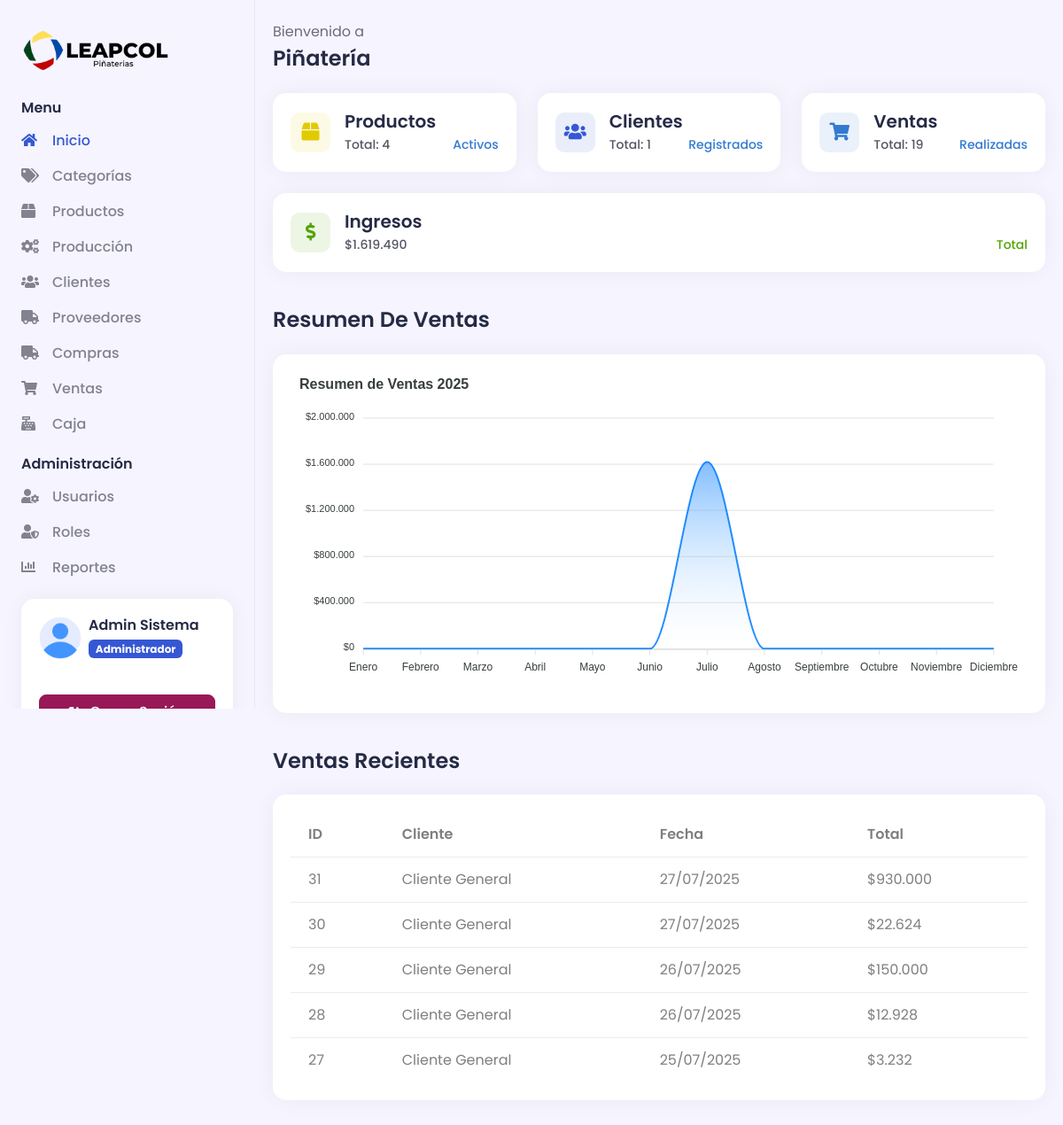
The app's page /dashboard (signed in) with its own data.
### tables this page shows
CREATE TABLE `ventas` (
  `id` int(11) NOT NULL,
  `cliente_id` int(11) DEFAULT NULL,
  `fecha_venta` datetime NOT NULL,
  `subtotal` decimal(10,2) NOT NULL DEFAULT 0.00,
  `impuestos` decimal(10,2) NOT NULL DEFAULT 0.00,
  `descuentos` decimal(10,2) NOT NULL DEFAULT 0.00,
  `total` decimal(10,2) NOT NULL DEFAULT 0.00,
  `pago_con` decimal(10,2) DEFAULT NULL,
  `cambio` decimal(10,2) DEFAULT NULL,
  `costo_total` decimal(10,2) NOT NULL DEFAULT 0.00,
  `ganancia` decimal(10,2) NOT NULL DEFAULT 0.00,
  `metodo_pago` tinyint(1) NOT NULL DEFAULT 1,
  `estado` tinyint(1) NOT NULL DEFAULT 1 COMMENT '1=Completada, 0=Anulada',
  `observaciones` text DEFAULT NULL,
  `usuario_id` int(11) NOT NULL,
  `fecha_creacion` datetime NOT NULL DEFAULT current_timestamp()
);

### Libraries/Core/Views.php (called while the page is built)
<?php
class Views
{
    public function getView($controller, $view, $data = "")
    {
        $controller = get_class($controller);
        if ($controller == "Home") {
            $view = "Views/" . $view . ".php";
        } else {
            $view = "Views/" . $controller . "/" . $view . ".php";
        }
        require_once $view;
    }
}

### Controllers/Dashboard.php (called while the page is built, shortened)
<?php
class Dashboard extends AuthController
{
    public function __construct()
    {
        $this->model = new DashboardModel();
    }
    public function index()
    {
        $data['page_tag'] = "Dashboard - " . NOMBRE_EMPRESA;
        $data['page_title'] = "Dashboard";
        $data['page_name'] = "dashboard";
        $data['totalProductos'] = $this->model->getTotalProductos();
        $data['totalClientes'] = $this->model->getTotalClientes();
        $data['totalVentas'] = $this->model->getTotalVentas();
        $data['totalIngresos'] = $this->model->getTotalIngresos();
        $data['ventasRecientes'] = $this->model->getVentasRecientes();
        $data['ventasPorMes'] = $this->model->getVentasPorMes();
        $this->views->getView($this, "dashboard", $data);
    }
}

### index.php (called while the page is built, shortened)
<?php
    $app = new Load();

### Libraries/Core/Mysql.php (called while the page is built, shortened)
<?php
class Mysql extends Conexion
{
    private $conexion;
    public function __construct()
    {
        $this->conexion = new Conexion();
        $this->conexion = $this->conexion->conect();
    }
    public function select_all(string $query, array $arrValues = [])
    {
        try {
            $this->strquery = $query;
            $this->arrValues = $arrValues;
            $result = $this->conexion->prepare($this->strquery);
            $result->execute($this->arrValues);
            $data = $result->fetchall(PDO::FETCH_ASSOC);
            return $data;
        } catch (PDOException $e) {
            error_log("Error en select_all: " . $e->getMessage());
            return [];
        }
    }
}

### Libraries/Core/Conexion.php (called while the page is built)
<?php
class Conexion
{
    private $conect;
    public function __construct()
    {
        $connectionString = "mysql:host=" . DB_HOST . ";dbname=" . DB_NAME . ";charset=" . DB_CHARSET;
        try {
            $this->conect = new PDO($connectionString, DB_USER, DB_PASSWORD);
            $this->conect->setAttribute(PDO::ATTR_ERRMODE, PDO::ERRMODE_EXCEPTION);
        } catch (PDOException $e) {
            error_log("Error de conexión a la base de datos: " . $e->getMessage());
            throw new Exception("Error de conexión a la base de datos. Por favor, contacte al administrador.");
        }
    }
    public function conect()
    {
        return $this->conect;
    }
}

### Models/DashboardModel.php (called while the page is built, shortened)
<?php
class DashboardModel extends Mysql
{
    public function getVentasRecientes()
    {
        $sql = "SELECT v.id,
                       COALESCE(CONCAT(c.nombre, ' ', c.apellido), 'Cliente General') as cliente,
                       v.fecha_venta,
                       v.total
                FROM ventas v
                LEFT JOIN clientes c ON v.cliente_id = c.id
                WHERE v.estado = 1
                ORDER BY v.fecha_venta DESC
                LIMIT 5";
        return $this->select_all($sql);
    }
}

### Views/Dashboard/dashboard.php (the view, shortened to what this page needs)
<div class="d2c_main px-0 px-md-2 py-4">
    <div class="container-fluid">
        <p class="mb-1">Bienvenido a</p>
        <h4 class="mb-4 text-capitalize"><?= NOMBRE_EMPRESA ?></h4>
        <div class="row">
            <div class="col mb-4">
                <div class="card d2c_currency_card_wrapper animate__animated animate__fadeInUp">
                    <div class="card-body d-flex align-items-center">
                        <div>
                            <div class="d2c_coin_icon_wrapper bg-warning text-warning bg-opacity-10 d-flex align-items-center justify-content-center me-3">
                                <i class="fas fa-box"></i>
                            </div>
                        </div>
                        <div class="w-100">
                            <h5 class="mb-1">Productos</h5>
                            <div class="d-flex justify-content-between">
                                <p class="mb-0">Total: <?= $data['totalProductos'] ?></p>
                                <p class="mb-0 text-info">Activos</p>
                            </div>
                        </div>
                    </div>
                </div>
            </div>
            <div class="col mb-4">
                <div class="card d2c_currency_card_wrapper animate__animated animate__fadeInUp">
                    <div class="card-body d-flex align-items-center">
                        <div>
                            <div class="d2c_coin_icon_wrapper bg-primary text-primary bg-opacity-10 d-flex align-items-center justify-content-center me-3">
                                <i class="fas fa-users"></i>
                            </div>
                        </div>
                        <div class="w-100">
                            <h5 class="mb-1">Clientes</h5>
                            <div class="d-flex justify-content-between">
                                <p class="mb-0">Total: <?= $data['totalClientes'] ?></p>
                                <p class="mb-0 text-info">Registrados</p>
                            </div>
                        </div>
                    </div>
                </div>
            </div>
            <div class="col mb-4">
                <div class="card d2c_currency_card_wrapper animate__animated animate__fadeInUp">
                    <div class="card-body d-flex align-items-center">
                        <div>
                            <div class="d2c_coin_icon_wrapper bg-info text-info bg-opacity-10 d-flex align-items-center justify-content-center me-3">
                                <i class="fas fa-shopping-cart"></i>
                            </div>
                        </div>
                        <div class="w-100">
                            <h5 class="mb-1">Ventas</h5>
                            <div class="d-flex justify-content-between">
                                <p class="mb-0">Total: <?= $data['totalVentas'] ?></p>
                                <p class="mb-0 text-info">Realizadas</p>
                            </div>
                        </div>
                    </div>
                </div>
            </div>
            <div class="col mb-4">
                <div class="card d2c_currency_card_wrapper animate__animated animate__fadeInUp">
                    <div class="card-body d-flex align-items-center">
                        <div>
                            <div class="d2c_coin_icon_wrapper bg-success text-success bg-opacity-10 d-flex align-items-center justify-content-center me-3">
                                <i class="fas fa-dollar-sign"></i>
                            </div>
                        </div>
                        <div class="w-100">
                            <h5 class="mb-1">Ingresos</h5>
                            <div class="d-flex justify-content-between">
                                <p class="mb-0">$<?= number_format($data['totalIngresos'], 0, ',', '.') ?></p>
                                <p class="mb-0 text-success">Total</p>
                            </div>
                        </div>
                    </div>
                </div>
            </div>
        </div>
        <div class="row">
            <div class="col-xxl-7 mb-4">
                <h4 class="mb-4 text-capitalize mt-3">Resumen de Ventas</h4>
                <div class="card">
                    <div class="card-body">
                        <div id="d2c_dashboard_lineChart"></div>
                    </div>
                </div>
            </div>
            <div class="col-xxl-5 mb-4">
                <h4 class="mb-4 text-capitalize mt-3">Ventas Recientes</h4>
                <div class="card">
                    <div class="card-body">
                        <div class="table-responsive">
                            <table class="table mb-0">
                                <thead>
                                    <tr>
                                        <th>ID</th>
                                        <th>Cliente</th>
                                        <th>Fecha</th>
                                        <th>Total</th>
                                    </tr>
                                </thead>
                                <tbody>
                                    <?php if(!empty($data['ventasRecientes'])): ?>
                                        <?php foreach($data['ventasRecientes'] as $venta): ?>
                                        <tr>
                                            <td><?= $venta['id'] ?></td>
                                            <td><?= $venta['cliente'] ?></td>
                                            <td><?= date('d/m/Y', strtotime($venta['fecha_venta'])) ?></td>
                                            <td>$<?= number_format($venta['total'], 0, ',', '.') ?></td>
                                        </tr>
                                        <?php endforeach; ?>
                                    <?php else: ?>
                                        <tr>
                                            <td colspan="4" class="text-center">No hay ventas registradas</td>
                                        </tr>
                                    <?php endif; ?>
                                </tbody>
                            </table>
                        </div>
                    </div>
                </div>
            </div>
        </div>
    </div>
</div>

### records on screen
ventas: id "31", cliente "Cliente General", fecha_venta "27/07/2025", total "930.000"
ventas: id "30", cliente "Cliente General", fecha_venta "27/07/2025", total "22.624"
ventas: id "29", cliente "Cliente General", fecha_venta "26/07/2025", total "150.000"
ventas: id "28", cliente "Cliente General", fecha_venta "26/07/2025", total "12.928"
ventas: id "27", cliente "Cliente General", fecha_venta "25/07/2025", total "3.232"

### other values on screen
$_SESSION['userData']['nombre'] "Admin"
$_SESSION['userData']['apellido'] "Sistema"
$_SESSION['userData']['nombrerol'] "Administrador"
NOMBRE_EMPRESA "Piñatería"
$data['totalProductos'] "4"
$data['totalClientes'] "1"
$data['totalVentas'] "19"
$data['totalIngresos'] "1.619.490"
